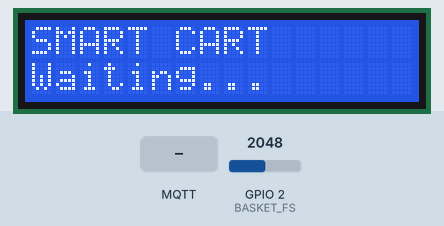
Recording of a sketch running on a simulated ESP32. On the bench: 16×2 character LCD. The test bench sets the inputs (shaded band); at power-on: GPIO 2 (BASKET_FS) = 2048. WiFi joins after 1.5 s; servers stay silent unless stated; no MQTT or app messages arrive unless stated.

Above: at 2.7 s.
2.8 s: MQTT message "shop/total" arrives on the first subscribed topic
At 3.1 s:
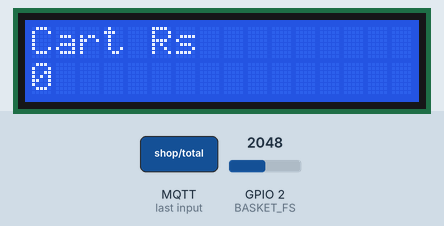
4.3 s: MQTT message "shop/total" arrives on the second subscribed topic
At 5.3 s:
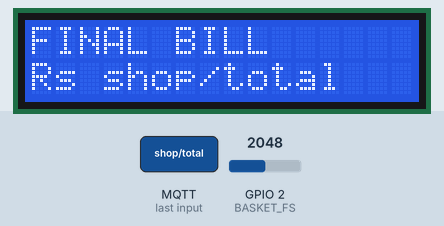
At 10.8 s:
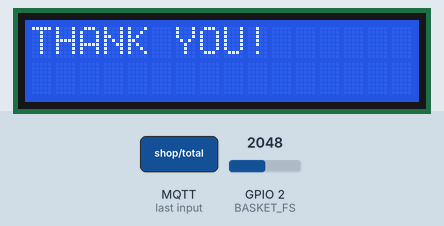
Timing chart, 0 to 12.3 s (numbered marks = the images above; inputs shaded):
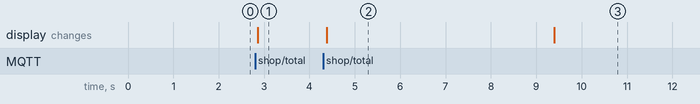

The sketch:

cart_node.ino
```cpp
// ============================
// CART NODE (WOKWI SIMULATION)
// ============================

#include <WiFi.h>
#include <WiFiClientSecure.h>
#include <PubSubClient.h>
#include <Wire.h>
#include <LiquidCrystal_I2C.h>

const char* ssid     = "Wokwi-GUEST";
const char* password = "";

const char* mqtt_server   = "fa5e66fc548146f783420bef085c1154.s1.eu.hivemq.cloud";
const char* mqtt_username = "smartshop";
const char* mqtt_password = "Smartshop123";

WiFiClientSecure  espClient;
PubSubClient      client(espClient);
LiquidCrystal_I2C lcd(0x27, 16, 2);

#define BASKET_FS 2

int  total          = 0;
int  prevBasketSent = -999;
bool showingBill    = false;

void lcdMsg(const char* line0, const char* line1 = "") {
  lcd.clear();
  lcd.setCursor(0, 0); lcd.print(line0);
  lcd.setCursor(0, 1); lcd.print(line1);
}

void showIdle() {
  lcdMsg("SMART CART", "Waiting...");
}

void showTotal() {
  if (!showingBill) {
    lcdMsg("Cart Rs", String(total).c_str());
  }
}

void setup_wifi() {
  WiFi.begin(ssid, password);
  while (WiFi.status() != WL_CONNECTED) delay(500);
}

void callback(char* topic, byte* payload, unsigned int length) {
  String msg = "";
  for (unsigned int i = 0; i < length; i++) msg += (char)payload[i];

  if (String(topic) == "shop/total") {
    total = msg.toInt();
    showTotal();
  }
  else if (String(topic) == "shop/bill") {
    showingBill = true;
    lcdMsg("FINAL BILL", ("Rs " + msg).c_str());
    delay(5000);
    lcdMsg("THANK YOU!", "");
    delay(3000);
    total       = 0;
    showingBill = false;
    showIdle();
  }
  else if (String(topic) == "shop/theft") {
    lcdMsg("!! THEFT !!", "ALERT");
    delay(5000);
    showTotal();
  }
}

void reconnect() {
  while (!client.connected()) {
    if (client.connect("CART_NODE_WOKWI", mqtt_username, mqtt_password)) {
      client.subscribe("shop/total");
      client.subscribe("shop/bill");
      client.subscribe("shop/theft");
    } else {
      delay(2000);
    }
  }
}

void setup() {
  Serial.begin(115200);
  Wire.begin(6, 7);
  lcd.init();
  lcd.backlight();
  showIdle();
  setup_wifi();
  espClient.setInsecure();
  client.setServer(mqtt_server, 8883);
  client.setCallback(callback);
}

void loop() {
  if (!client.connected()) reconnect();
  client.loop();

  int basketValue = analogRead(BASKET_FS);

  if (abs(basketValue - prevBasketSent) > 20) {
    client.publish("cart/basket", String(basketValue).c_str());
    prevBasketSent = basketValue;
  }

  delay(150);
}
```

Measured:
- after the input at 2.8 s, the display: changes after 0.06 s (image 1)
- after the input at 4.3 s, the display: changes after 0.08 s (image 2)
- what the display in image 2 shows lasts 5.0 s, from 4.4 s to 9.4 s
